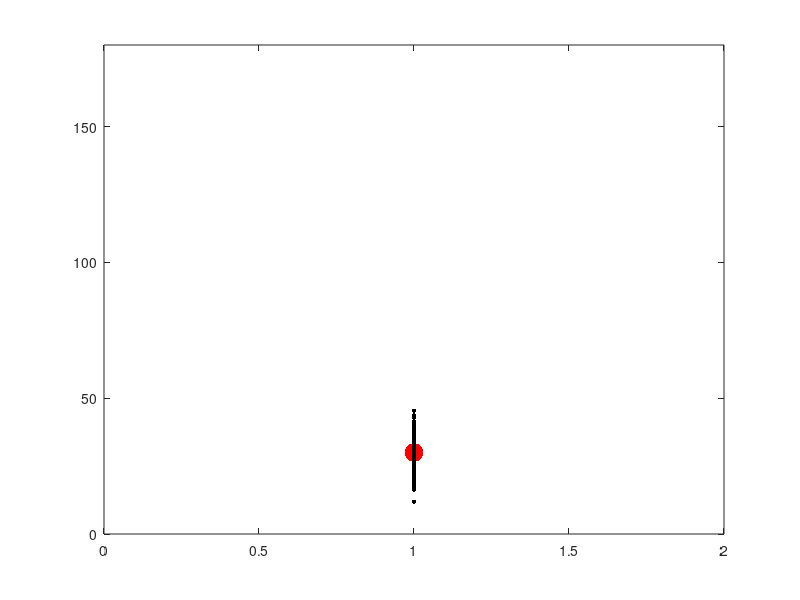
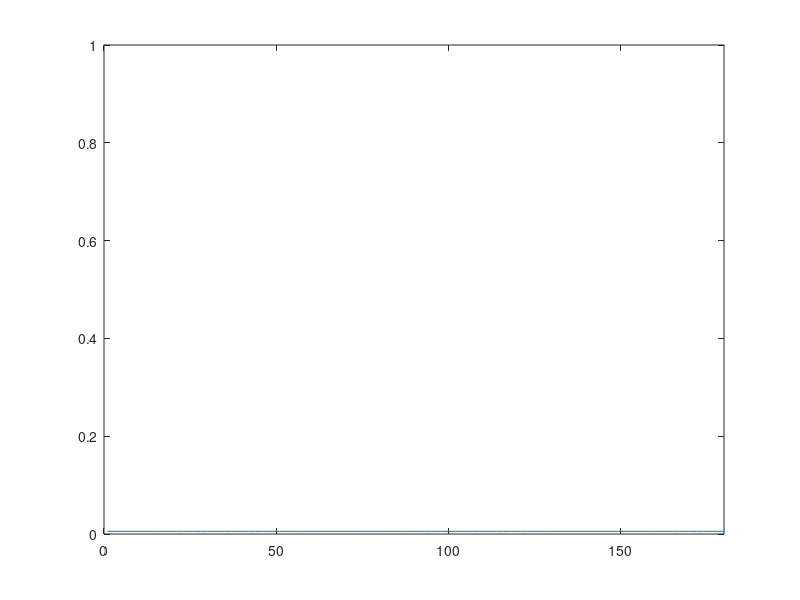

The MATLAB script that drew these images, in order: (Note: this script raises an error after producing the figures.)
 figure(1);clf;
 figure(3);clf;
%   figure(2);clf;

N = 400; %Noumber of frames or it chould be frames*bands
s=[1;30];  
% true location of sound in polar coordinate system ( r, theta). For now r is always 1 and theta is variable 
% theta varies from -90 to 90 and zero is at the centre.

% In this version mics array configuration is fixed relative to the global coordinate system ( it is not rotating)
%collecting N frames of audio, and for each frame, the beamformer localize the sound at
%some location. The error in estimation of where the sound is will be
%defined as beam pattern probability density function(pdf) around where the sound is actually located 

%% test recursive Bayesian regardless of beamformer by uncommenting this section
%just for test instead of going to the beamformer localizer and collecting data

% n1=20*(rand(1,N)-.5); % Create vector of iterative localized sound with a standard deviation of 2.
var=5;% variance of the data
n1=var*(randn(1,N)); 

n=zeros(2,N);
n(2,:)=n1;
%x=zeros(2,N); % x will be the initialized variable for where the robot thinks hears the sound.

%center the Gaussian random sound around the point where the sound is really located and plot
figure(1);

%make the plot prettier
h=plot(s(1),s(2),'r.');  % Plot where the sound actually is
set(h,'markersize',40,'linewidth',3); % make pretty
axis([0,2,0,180]);  % make pretty
hold off;
hold on
for i=1:N
    x(:,i)=s+n(:,i);
    if x(2,i)<=1
       x(2,i)=1;
    end
    
    if x(2,i)>179
       x(2,i)=179;
    end
    plot(x(1,i),x(2,i),'k.','markersize',10);
       
end


%now, we do recursive Bayesian

%define the range of locations the sound can be at
% Sa=[.6:0.2:2]; % r
Sa=1;
Sb=[0:1:180]; % theta


%no bias, no prior knowledge, uniform distribution
nn=length(Sa);
mm=length(Sb);
Pr=ones(nn,mm); % Initialize all one --> uniform prior
Po=ones(nn,mm); %duplicate for iterative update

%bias the prior toward the true location sound
%figure(1);mesh(centered_prior), axis([0 40 0 40 0 0.015])
%Po = centered_prior;
%Pr = centered_prior;

%bias the prior away from the true location sound
%figure(1);mesh(off_centered_prior), axis([0 40 0 40 0 0.015])
%Po = off_centered_prior;
%Pr = off_centered_prior;

Pr=Pr/sum(sum(Pr)); % Turn the prior into a pdf by dividing by the sum.
Po=Po/sum(sum(Po)); % Each value is now 1/(number of states), so it all sums to one.
% figure(1);clf;mesh(Po), axis([.6 2 -90 90 0 0.015])
figure(3);clf;plot(Po), axis([0 180 0 1])


%%iterative bayes

[a,b]=find(Po==max(max(Po)));  % Pull out the indices at which Po achieves its max to start.
sest=[Sa(a);Sb(b)];  % The best estimate of the true state to start.



% figure(2);
% clf
% subplot(211); plot(1,sest(1)); hold on;axis([0 100 0 2])
% line([1,N],[s(1),s(1)]); % Draw a line at the location of the x dimension.
% subplot(212); plot(1,sest(2)); hold on;axis([0 100 0 180])
% line([1,N],[s(2),s(2)]); % Draw a line at the location of the y dimension.

%instead of the beampattern the gaussian pdf as an approximation can be used. 
%K=[4,0;0,4]; % covariance matrix for making a 2-D gaussian
for k=2:length(x);
    for ff=1:15 % number of band 
%         ff
    Pr=Po; %store the posterior to the prior.
    m=0*Pr;   
    %likelihood
    % look at each location, assume that the given location is
    % is there sound is, and get the likelihood of the data x(:,n)
    % 1- assuming 2-d gaussian noise 2- beamformer pattern liklihood
    
    
    for i=1:nn
       for j=1:mm-1
           me=[Sa(i);Sb(j)];
        %   m(i,j) = 1/sqrt((2*pi)^2*det(K)) * exp(-(x(:,n)-me)'*inv(K)*(x(:,n)-me)/2); %Compute likelihood           
		
		%beam pattern pdf here
%         pdfv2(frn,SteeringAngle+1,:)
        if x(2,k)<90
        m(i,j)=   pdfv2(ff, round(x(2,k)),round((500-1)*(me(2,1) )/180+1));%Sb(j)+1
        else
		m(i,j)=   pdfv2(ff,181-round(x(2,k)),round((500-1)*(me(2,1))/180+1));
        end
        m(i,j) = m(i,j) * Pr(i,j); % Combine this likelihood with the prior   
        0;
       end
    end
    Po=m/sum(sum(m)); %normalize this distribution to make it a proper probability distribution.
%     figure(1);mesh(Po), axis([.6 2 1 180 0 0.1]) %plot it
    figure(3);plot(Po), axis([1 180 0 1]) %plot it
    
    [a,b]=find(Po==max(max(Po)));  % Get the peak value; it's most likely location of the sound.
    sest=[Sa(a);Sb(b)];  %store the coordinates of this location
    
    
%     figure(2);
%     subplot(211); plot(k,sest(1),'k.');axis([0 N .6 2 ])
%     subplot(212); plot(k,sest(2),'k.');axis([0 N 0 180 ])
    pause(.01)
    end
end 
% subplot(211); hold off;
% subplot(212); hold off;